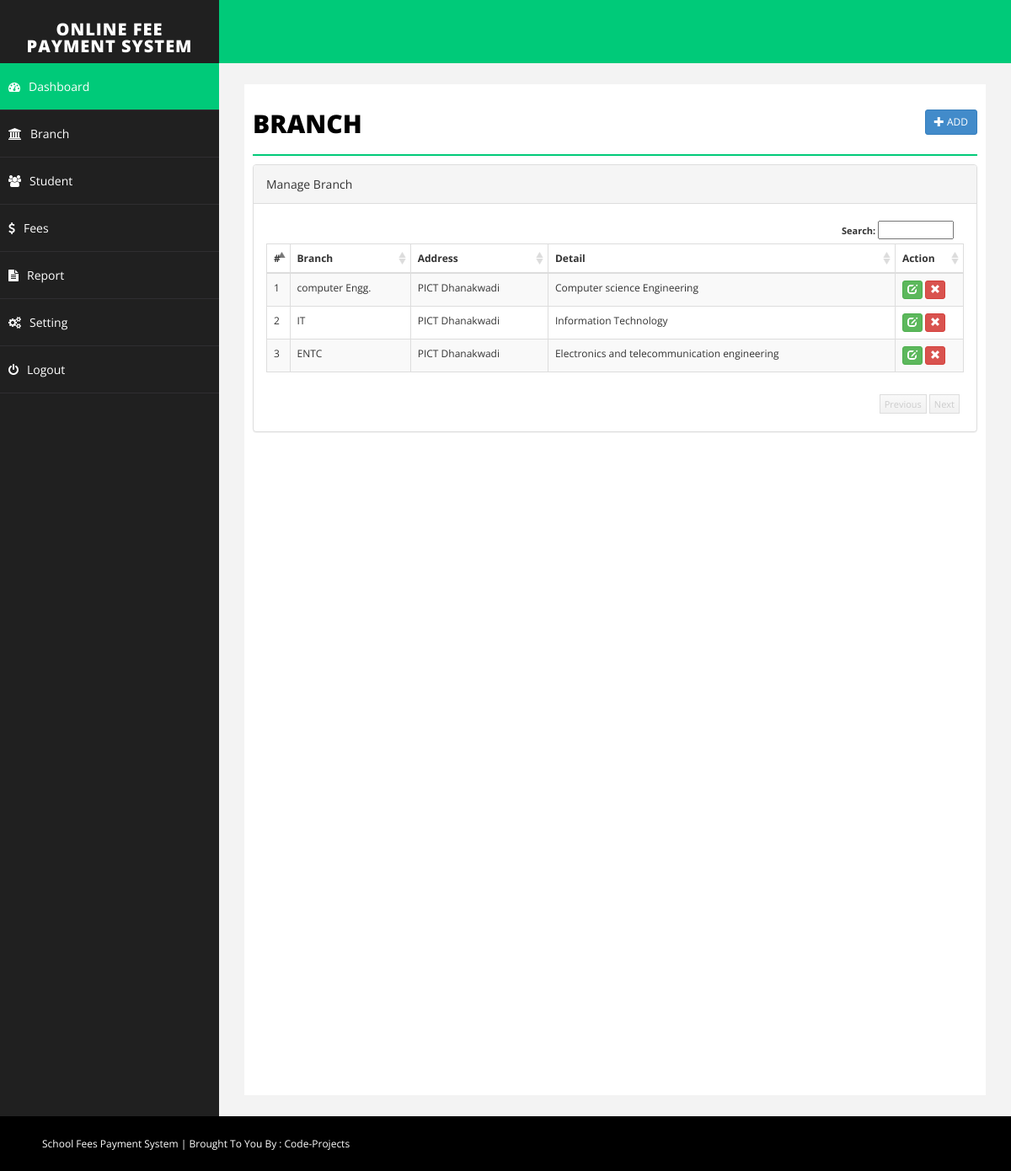
/branch.php (signed in), run on the app's committed database.
### tables this page shows
CREATE TABLE IF NOT EXISTS `branch` (
`id` int(255) NOT NULL,
  `branch` varchar(255) NOT NULL,
  `address` text NOT NULL,
  `detail` text NOT NULL,
  `delete_status` enum('0','1') NOT NULL DEFAULT '0'
);

### branch.php (the view, shortened to what this page needs)
<?php
include("php/dbconnect.php");
$branch='';
$address='';
$detail = '';
$id= '';
$action = "add";
?>
<!DOCTYPE html>
<html xmlns="http://www.w3.org/1999/xhtml">
<head>
    <link href="css/bootstrap.css" rel="stylesheet" />
    <link href="css/font-awesome.css" rel="stylesheet" />
    <link href="css/basic.css" rel="stylesheet" />
    <link href="css/custom.css" rel="stylesheet" />
</head>
<?php
include("php/header.php");
?>
        <div id="page-wrapper">
            <div id="page-inner">
                <div class="row">
                    <div class="col-md-12">
                        <h1 class="page-head-line">Branch
						<?php
						echo (isset($_GET['action']) && @$_GET['action']=="add" || @$_GET['action']=="edit")?
						' <a href="branch.php" class="btn btn-primary btn-sm pull-right">Back <i class="glyphicon glyphicon-arrow-right"></i></a>':'<a href="branch.php?action=add" class="btn btn-primary btn-sm pull-right"><i class="glyphicon glyphicon-plus"></i> Add </a>';
						?>
						</h1>
                    </div>
                </div>
        <?php
		 if(isset($_GET['action']) && @$_GET['action']=="add" || @$_GET['action']=="edit")
		 {
		?>
			<script type="text/javascript" src="js/validation/jquery.validate.min.js"></script>
                <div class="row">
                    <div class="col-sm-8 col-sm-offset-2">
               <div class="panel panel-primary">
                        <div class="panel-heading">
                           <?php echo ($action=="add")? "Add Branch": "Edit Branch"; ?>
                        </div>
						<form action="branch.php" method="post" id="signupForm1" class="form-horizontal">
                        <div class="panel-body">
						<div class="form-group">
								<label class="col-sm-2 control-label" for="Old">Branch </label>
								<div class="col-sm-10">
									<input type="text" class="form-control" id="branch" name="branch" value="<?php echo $branch;?>"  />
								</div>
							</div>
							<div class="form-group">
								<label class="col-sm-2 control-label" for="Password"> Address </label>
								<div class="col-sm-10">
	                        <textarea class="form-control" id="address" name="address"><?php echo $address;?></textarea >
								</div>
							</div>
							<div class="form-group">
								<label class="col-sm-2 control-label" for="Confirm"> Detail</label>
								<div class="col-sm-10">
									    <textarea class="form-control" name="detail" id="detail"><?php echo $detail;?></textarea >
								</div>
							</div>
						<div class="form-group">
								<div class="col-sm-8 col-sm-offset-2">
								<input type="hidden" name="id" value="<?php echo $id;?>">
								<input type="hidden" name="action" value="<?php echo $action;?>">
									<button type="submit" name="save" class="btn btn-primary">Save </button>
								</div>
							</div>
                         </div>
							</form>
                        </div>
                            </div>
                </div>
		<script type="text/javascript">
		$( document ).ready( function () {
			 if($("#signupForm1").length > 0)
         {
			$( "#signupForm1" ).validate( {
				rules: {
					branch: "required",
					address: "required"
				},
				messages: {
					branch: "Please enter branch name",
					address: "Please enter address"
				},
				errorElement: "em",
				errorPlacement: function ( error, element ) {
					// Add the `help-block` class to the error element
					error.addClass( "help-block" );
					// Add `has-feedback` class to the parent div.form-group
					// in order to add icons to inputs
					element.parents( ".col-sm-10" ).addClass( "has-feedback" );
					if ( element.prop( "type" ) === "checkbox" ) {
						error.insertAfter( element.parent( "label" ) );
					} else {
						error.insertAfter( element );
					}
					// Add the span element, if doesn't exists, and apply the icon classes to it.
					if ( !element.next( "span" )[ 0 ] ) {
						$( "<span class='glyphicon glyphicon-remove form-control-feedback'></span>" ).insertAfter( element );
					}
				},
				success: function ( label, element ) {
					// Add the span element, if doesn't exists, and apply the icon classes to it.
					if ( !$( element ).next( "span" )[ 0 ] ) {
						$( "<span class='glyphicon glyphicon-ok form-control-feedback'></span>" ).insertAfter( $( element ) );
					}
				},
				highlight: function ( element, errorClass, validClass ) {
					$( element ).parents( ".col-sm-10" ).addClass( "has-error" ).removeClass( "has-success" );
					$( element ).next( "span" ).addClass( "glyphicon-remove" ).removeClass( "glyphicon-ok" );
				},
				unhighlight: function ( element, errorClass, validClass ) {
					$( element ).parents( ".col-sm-10" ).addClass( "has-success" ).removeClass( "has-error" );
					$( element ).next( "span" ).addClass( "glyphicon-ok" ).removeClass( "glyphicon-remove" );
				}
			} );
			}
		} );
	</script>
		<?php
		}else{
		?>
		 <link href="css/datatable/datatable.css" rel="stylesheet" />
		<div class="panel panel-default">
                        <div class="panel-heading">
                            Manage Branch
                        </div>
                        <div class="panel-body">
                             <div class="table-sorting table-responsive">
                                <table class="table table-striped table-bordered table-hover" id="tSortable22">
                                    <thead>
                                        <tr>
                                            <th>#</th>
                                            <th>Branch</th>
                                            <th>Address</th>
                                            <th>Detail</th>
											<th>Action</th>
                                        </tr>
                                    </thead>
                                    <tbody>
									<?php
									$sql = "select * from branch where delete_status='0'";
									$q = $conn->query($sql);
									$i=1;
									while($r = $q->fetch_assoc())
									{
									echo '<tr>
                                            <td>'.$i.'</td>
                                            <td>'.$r['branch'].'</td>
                                            <td>'.$r['address'].'</td>
                                            <td>'.$r['detail'].'</td>
											<td>
											<a href="branch.php?action=edit&id='.$r['id'].'" class="btn btn-success btn-xs"><span class="glyphicon glyphicon-edit"></span></a>
											<a onclick="return confirm(\'Are you sure you want to delete this record\');" href="branch.php?action=delete&id='.$r['id'].'" class="btn btn-danger btn-xs"><span class="glyphicon glyphicon-remove"></span></a> </td>
                                        </tr>';
										$i++;
									}
									?>
                                    </tbody>
                                </table>
                            </div>
                        </div>
                    </div>
		<?php
		}
		?>
            </div>
        </div>
    </div>
    <div id="footer-sec">
	School Fees Payment System | Brought To You By : <a href="http://code-projects.org/" target="_blank">Code-Projects</a>
    </div>
</body>
</html>

### css/basic.css (style rules this page uses)
body { font-family: 'Open Sans', sans-serif; line-height:25px; }
#page-wrapper { padding: 15px 15px; min-height: 600px; background: #F3F3F3; }
#page-inner { width: 100%; margin: 10px 20px 10px 0px; background-color: #fff!important; padding: 10px; min-height: 1200px; }
.page-head-line { font-size: 30px; text-transform: uppercase; color: #000; font-weight: 800; padding-bottom: 20px; border-bottom: 2px solid #00CA79; margin-bottom: 10px; }
#footer-sec { background-color:#000; padding:20px 50px; color:#fff; font-size:12px; }
#footer-sec a { color:#fff; }
@media (min-width:768px) { #page-wrapper { margin: 0 0 0 260px; padding: 15px 30px; min-height: 1200px; } }

### css/datatable/datatable.css (style rules this page uses)
.dataTable { float: left; }
.table-sorting { padding: 0px; position: relative; font-size: 12px; background-color: #FFF; }
.table-sorting .table { border-top: 1px solid #DDD; border-bottom: 1px solid #DDD; }
.table-sorting .sorting_asc { background: url('../../img/datatable/sort_asc.png') no-repeat center right; cursor: pointer; }
.table-sorting .sorting { background: url('../../img/datatable/sort_both.png') no-repeat center right; cursor: pointer; }

### data on the page
branch: branch "computer Engg.", address "PICT Dhanakwadi", detail "Computer science Engineering"
branch: branch "IT", address "PICT Dhanakwadi", detail "Information Technology"
branch: branch "ENTC", address "PICT Dhanakwadi", detail "Electronics and telecommunication engineering"
